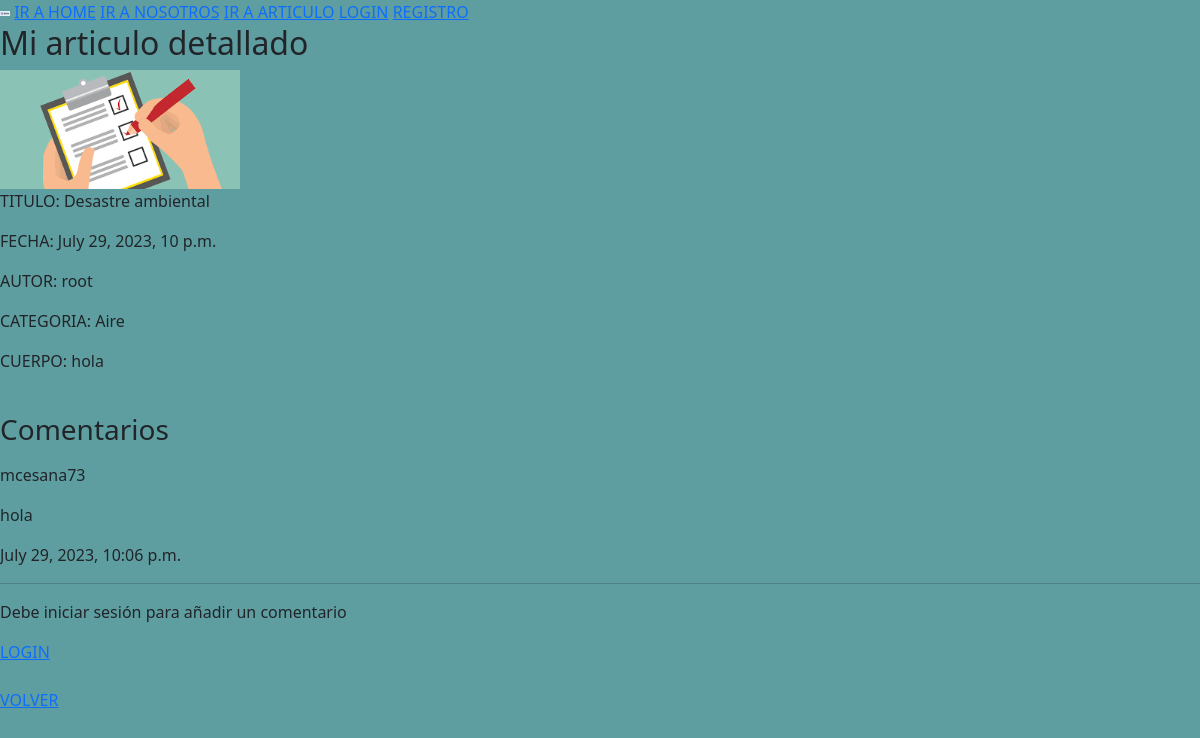
/articulo/detalle/1, run on the app's committed database.
### apps/articulo/models.py (models this page shows, shortened)
class Articulo(models.Model):
    titulo = models.CharField(max_length=200)
    resumen = models.CharField(max_length=2000)
    contenido = models.TextField()
    fecha_publicacion = models.DateTimeField(auto_now_add=True)
    imagen = models.ImageField(upload_to= 'articulo')
    categoria_articulo = models.ForeignKey(Categoria, on_delete= models.CASCADE)
    author = models.ForeignKey(Usuario, on_delete=models.CASCADE) # default=Usuario.objects.get(is_superuser=True).pk)

class Categoria(models.Model):
    nombre = models.CharField(max_length= 200)
    def __str__(self):
        return self.nombre

class Comment(models.Model):
    articulo = models.ForeignKey(Articulo, on_delete=models.CASCADE, related_name='comments')
    author = models.ForeignKey(settings.AUTH_USER_MODEL, on_delete=models.CASCADE, related_name='comments')
    text = models.TextField()
    created_at = models.DateTimeField(auto_now_add=True)

### apps/usuarios/models.py (models this page shows)
class Usuario(AbstractUser):
    imagen = models.ImageField(upload_to='usuarios', default='default-user.png')
    USUARIO_COLABORADOR = 'Colaborador'
    USUARIO_VISITANTE = 'Visitante'
    USUARIO_MIEMBRO = 'Miembro'
    USUARIO_SUPER = 'Superusuario'
    TIPOS_DE_USUARIO = [
        (USUARIO_COLABORADOR, 'Colaborador'), #is_superuser=False, is_staff=True
        (USUARIO_VISITANTE, 'Visitante'), #no es nada / no aparece en la base de datos
        (USUARIO_MIEMBRO, 'Miembro'), #is_superuser=False, is_staff=False
        (USUARIO_SUPER, 'Superusuario'), #is_superuser=True, is_staff=True
    ]
    tipo_usuario = models.CharField(max_length=20, choices=TIPOS_DE_USUARIO, default=USUARIO_MIEMBRO)
    def __str__(self):
        return self.username

### apps/articulo/views.py (the view)
# urls.py: path('detalle/<int:pk>', views.DetalleArticulo, name='detalle'),
def DetalleArticulo(request, pk):
    articulo = get_object_or_404(Articulo, pk=pk)
    comments = articulo.comments.all()
    if request.method == 'POST' and 'delete_articulo' in request.POST:
        articulo.delete()
        return redirect('articulo:listar')
    if request.method == 'POST' and 'add_comment' in request.POST:
        form = CommentForm(request.POST)
        if form.is_valid():
            comment = form.save(commit=False)
            comment.articulo = articulo
            comment.author = request.user
            comment.save()
            return redirect('articulo:detalle', pk=pk)
    else:
        form = CommentForm()
    context = {
        'articulo': articulo,
        'comments': comments,
        'form': form,
    }
    return render(request, 'articulo/detalle.html', context)

### templates/articulo/detalle.html (shortened to what this page needs)
{% extends 'base.html' %}
{% load static %}
{% block contenido %}
    <h2>Mi articulo detallado</h2>
    <img src="{{ articulo.imagen.url }}" width="20%">
    <p>TITULO: {{ articulo.titulo }}</p>
    <p>FECHA: {{ articulo.fecha_publicacion }}</p>
    <p>AUTOR: {{ articulo.author }}</p>
    <p>CATEGORIA: {{ articulo.categoria_articulo }}</p>
    <p>CUERPO: {{ articulo.contenido }}</p>
    <br>
    <h3>Comentarios</h3>
    {% for comment in comments %}
        </p>{{ comment.author }}</p>
        <p>{{ comment.text }}</p>
        <p>{{ comment.created_at }}</p>
        <hr>
    {% empty %}
        <p>No hay comentarios.</p>
    {% endfor %}
    {% if user.is_authenticated %}
        <h3>Añadir Comentario</h3>
        <form method="POST" action="{% url 'articulo:add_comment' articulo.pk %}">
            {% csrf_token %}
            {{ form.as_p }}
            <button type="submit">Enviar</button>
        </form>
    {% else %}
        <p>Debe iniciar sesión para añadir un comentario</p>
        <a href="{% url 'login' %}">LOGIN</a>
    {% endif %}
    <br><br>
    <a href="{% url 'articulo:listar' %}">VOLVER</a>
{% endblock contenido %}

### static/css/main.css (style rules this page uses)
.contenedor { background-color:cadetblue; }

### data on the page
Articulo: imagen (picture), titulo "Desastre ambiental", fecha_publicacion "July 29, 2023, 10 p.m.", author "root", categoria_articulo "Aire", contenido "hola"
Comment: author "mcesana73", text "hola", created_at "July 29, 2023, 10:06 p.m."
